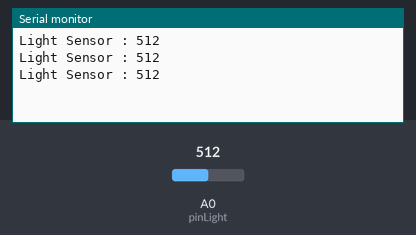
A sketch run on a simulated Arduino Uno, built with avr-gcc and run on an emulated ATmega328P. On the bench: the last lines printed to the serial monitor. The inputs (shaded band) are chosen by the test bench; at power-on: A0 (pinLight) = 512.

Above: at 1.3 s.
1.4 s: A0 (pinLight) set to 716
At 1.9 s:
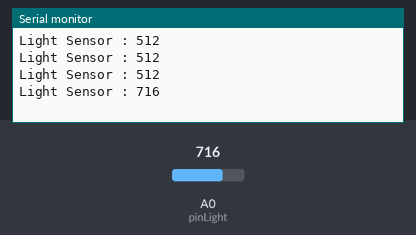
2.9 s: A0 (pinLight) set to 900
At 3.4 s:
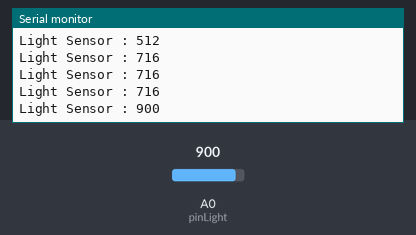
Timing chart, 0 to 5.9 s (numbered marks = the images above; inputs shaded):
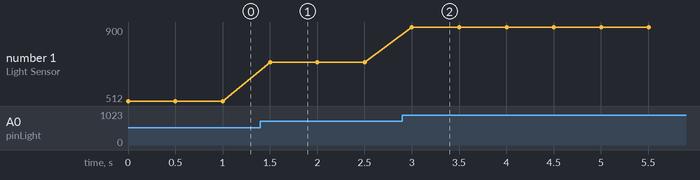

Measured:
- after the input at 1.4 s, the serial monitor: prints a new line after 0.10 s (image 1)
- after the input at 2.9 s, the serial monitor: prints a new line after 0.10 s (image 2)
- plotted number 1: 512 → 716 after the input at 1.4 s, 716 → 900 after the input at 2.9 s

The sketch:

ex3_light.ino
```cpp
#define pinLight 0

void setup()
{
  Serial.begin(9600);
}

void loop()
{
  int valLIGHT = analogRead(pinLight);
  Serial.print("Light Sensor : ");
  Serial.println(valLIGHT);
  delay(500);
}
```
